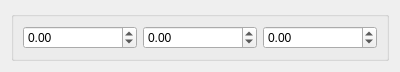
<?xml version="1.0" encoding="UTF-8"?>
<ui version="4.0">
 <class>Vec3View</class>
 <widget class="QWidget" name="Vec3View">
  <property name="geometry">
   <rect>
    <x>0</x>
    <y>0</y>
    <width>400</width>
    <height>58</height>
   </rect>
  </property>
  <property name="windowTitle">
   <string>Form</string>
  </property>
  <layout class="QHBoxLayout" name="horizontalLayout">
   <item>
    <widget class="QGroupBox" name="groupBox">
     <property name="title">
      <string/>
     </property>
     <layout class="QHBoxLayout" name="horizontalLayout_2">
      <item>
       <widget class="QDoubleSpinBox" name="x">
        <property name="minimum">
         <double>-10000.000000000000000</double>
        </property>
        <property name="maximum">
         <double>99999.000000000000000</double>
        </property>
        <property name="singleStep">
         <double>0.100000000000000</double>
        </property>
       </widget>
      </item>
      <item>
       <widget class="QDoubleSpinBox" name="y">
        <property name="minimum">
         <double>-10000.000000000000000</double>
        </property>
        <property name="maximum">
         <double>10000.000000000000000</double>
        </property>
        <property name="singleStep">
         <double>0.100000000000000</double>
        </property>
       </widget>
      </item>
      <item>
       <widget class="QDoubleSpinBox" name="z">
        <property name="minimum">
         <double>-10000.000000000000000</double>
        </property>
        <property name="maximum">
         <double>10000.000000000000000</double>
        </property>
        <property name="singleStep">
         <double>0.100000000000000</double>
        </property>
       </widget>
      </item>
     </layout>
    </widget>
   </item>
  </layout>
 </widget>
 <resources/>
 <connections>
  <connection>
   <sender>x</sender>
   <signal>valueChanged(double)</signal>
   <receiver>Vec3View</receiver>
   <slot>onValueChanged(double)</slot>
   <hints>
    <hint type="sourcelabel">
     <x>71</x>
     <y>27</y>
    </hint>
    <hint type="destinationlabel">
     <x>113</x>
     <y>3</y>
    </hint>
   </hints>
  </connection>
  <connection>
   <sender>y</sender>
   <signal>valueChanged(double)</signal>
   <receiver>Vec3View</receiver>
   <slot>onValueChanged(double)</slot>
   <hints>
    <hint type="sourcelabel">
     <x>221</x>
     <y>27</y>
    </hint>
    <hint type="destinationlabel">
     <x>253</x>
     <y>-3</y>
    </hint>
   </hints>
  </connection>
  <connection>
   <sender>z</sender>
   <signal>valueChanged(double)</signal>
   <receiver>Vec3View</receiver>
   <slot>onValueChanged(double)</slot>
   <hints>
    <hint type="sourcelabel">
     <x>322</x>
     <y>36</y>
    </hint>
    <hint type="destinationlabel">
     <x>362</x>
     <y>54</y>
    </hint>
   </hints>
  </connection>
 </connections>
 <slots>
  <slot>onValueChanged(double)</slot>
 </slots>
</ui>
